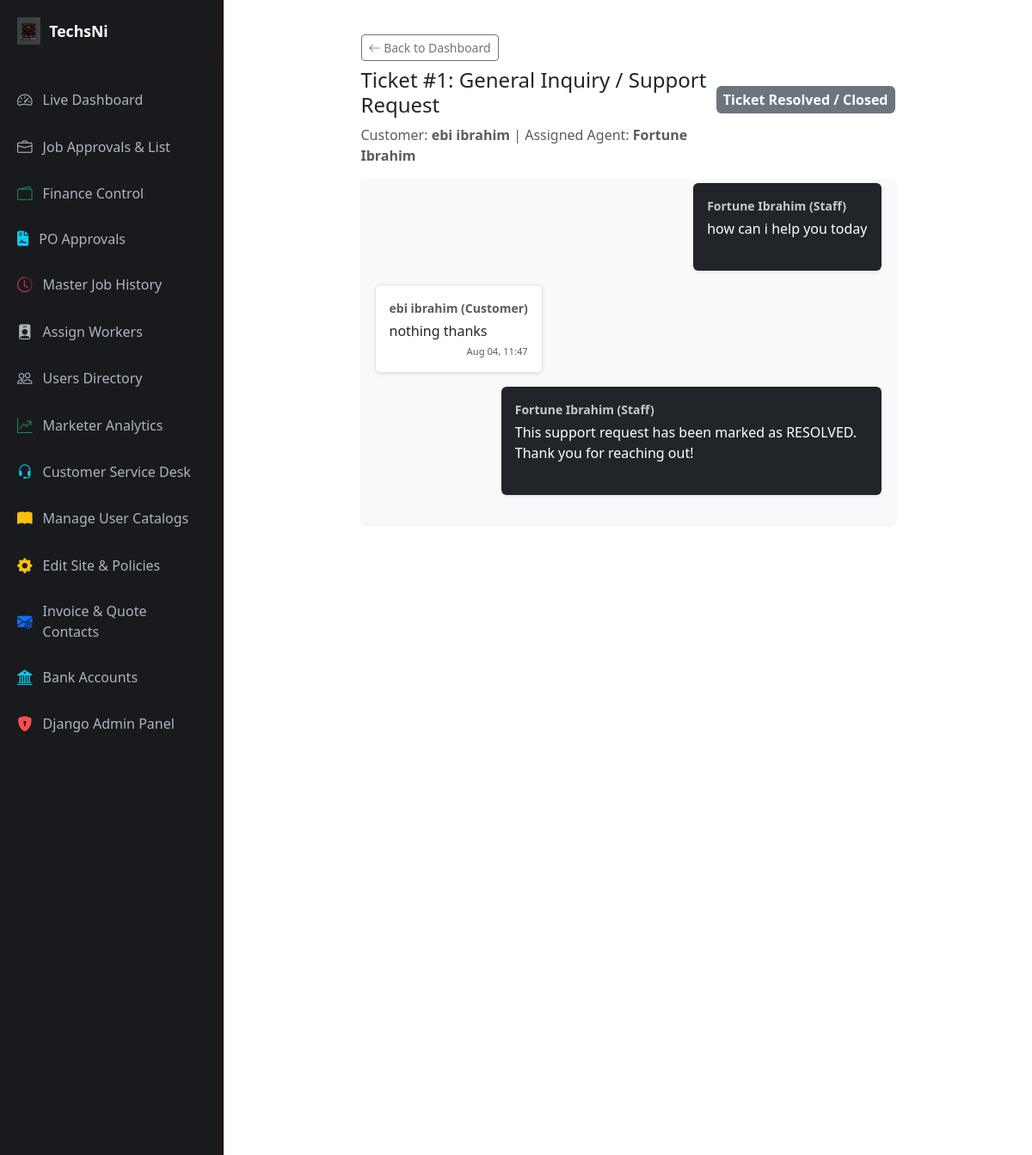
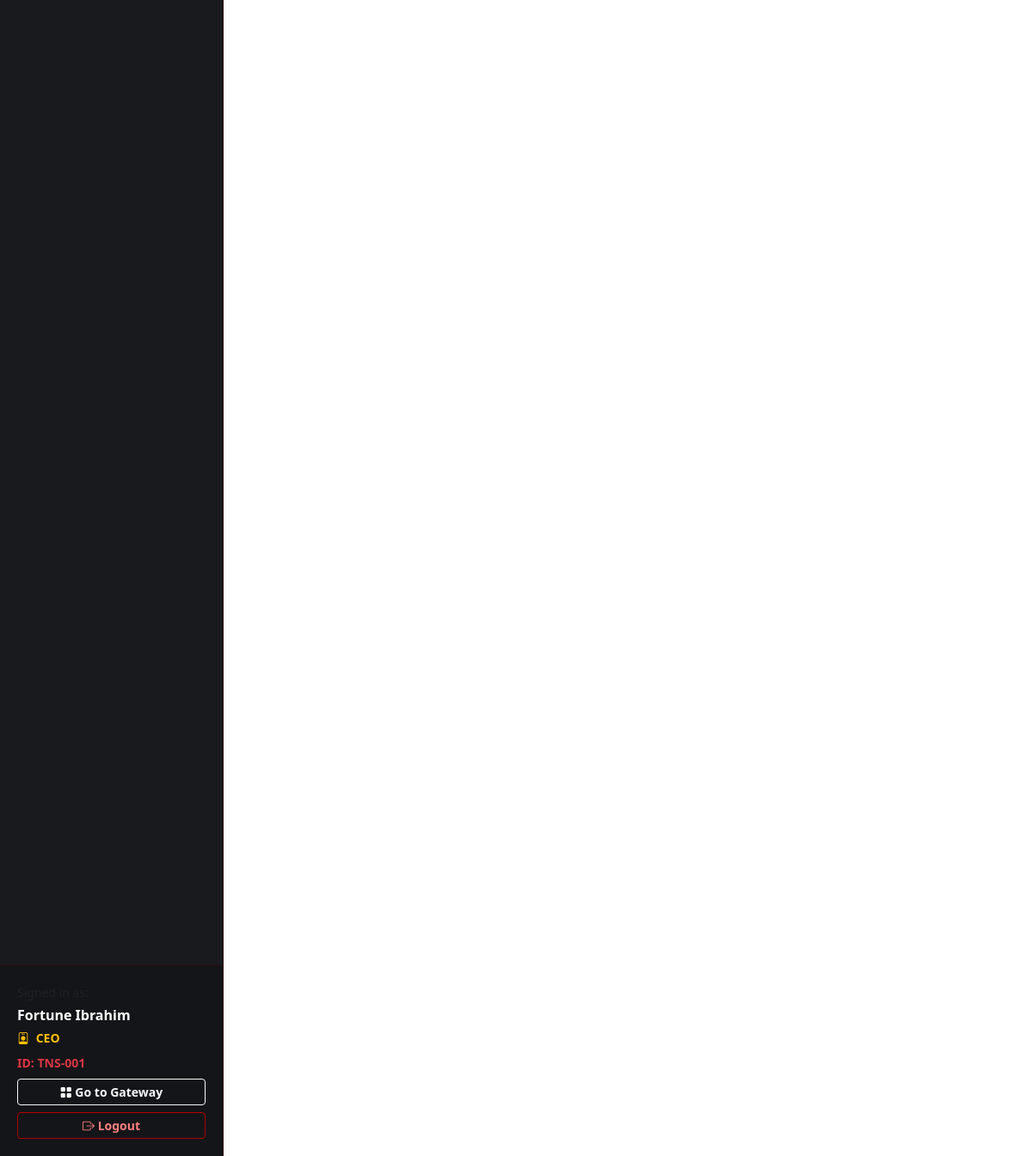
/services/dashboard/csr/ticket/1/ (signed in), run on the app's committed database (2 pictures, top to bottom).
### services/models.py (models this page shows, shortened)
class User(AbstractUser):
    groups = models.ManyToManyField(
        'auth.Group',
        related_name='custom_user_set',
        blank=True,
        help_text='The groups this user belongs to.',
        verbose_name='groups',
    )
    user_permissions = models.ManyToManyField(
        'auth.Permission',
        related_name='custom_user_permissions_set',
        blank=True,
        help_text='Specific permissions for this user.',
        verbose_name='user permissions',
    )
    ROLE_CHOICES = (
        ('ceo', 'CEO'),
        ('general_manager', 'General Manager'),
        ('manager', 'Manager'),
        ('assistant_manager', 'Assistant Manager'),
        ('customer_service', 'Customer Service Representative'),
        ('worker', 'Worker'),
        ('customer', 'Customer'),
        ('marketer', 'Marketer'),
    )
    role = models.CharField(max_length=30, choices=ROLE_CHOICES, default='customer')
    employee_id = models.CharField(max_length=50, unique=True, blank=True, null=True, verbose_name="ID Number")
    email = models.EmailField(unique=True, blank=False, null=False)
    phone_number = models.CharField(max_length=20, unique=True, null=True, blank=True)
    country = models.CharField(max_length=50, default='Nigeria')
    state = models.CharField(max_length=100, blank=True, null=True)
    capital = models.CharField(max_length=100, blank=True, null=True)
    lga = models.CharField(max_length=100, blank=True, null=True)
    address = models.TextField(blank=True, null=True)
    description = models.TextField(blank=True, null=True)
    narration = models.TextField(blank=True, null=True)
    is_verified = models.BooleanField(default=False)
    otp_code = models.CharField(max_length=6, blank=True, null=True)
    commission_percentage = models.DecimalField(
        max_digits=5, decimal_places=2, blank=True, null=True,
        verbose_name="Custom Commission Percentage (%)"
    )
    referred_by = models.ForeignKey('self', null=True, blank=True, on_delete=models.SET_NULL, related_name='referrals')

class SupportTicket(models.Model):
    APP_SOURCE_CHOICES = (
        ('service', 'Service Portal'),
        ('store', 'Store App'),
    )
    STATUS_CHOICES = (
        ('bot_active', 'Handling by AI Bot'),
        ('pending_agent', 'Waiting for CSR'),
        ('in_progress', 'Claimed / In Progress'),
        ('resolved', 'Resolved'),
        ('closed', 'Closed'),
    )
    customer = models.ForeignKey(User, on_delete=models.CASCADE, related_name='support_tickets')
    assigned_agent = models.ForeignKey(User, on_delete=models.SET_NULL, null=True, blank=True, related_name='assigned_tickets', limit_choices_to={'role': 'customer_service'})
    app_source = models.CharField(max_length=20, choices=APP_SOURCE_CHOICES, default='service', verbose_name="App Origin")
    subject = models.CharField(max_length=200, verbose_name="Inquiry Subject")
    status = models.CharField(max_length=30, choices=STATUS_CHOICES, default='bot_active')
    created_at = models.DateTimeField(auto_now_add=True)
    updated_at = models.DateTimeField(auto_now=True)

class TicketMessage(models.Model):
    SENDER_TYPE_CHOICES = (
        ('customer', 'Customer'),
        ('bot', 'AI Bot'),
        ('agent', 'Customer Service Rep'),
    )
    ticket = models.ForeignKey(SupportTicket, on_delete=models.CASCADE, related_name='messages')
    sender = models.ForeignKey(User, on_delete=models.SET_NULL, null=True, blank=True, related_name='sent_ticket_messages')
    sender_type = models.CharField(max_length=20, choices=SENDER_TYPE_CHOICES)
    message = models.TextField(verbose_name="Message Content")
    timestamp = models.DateTimeField(auto_now_add=True)

### services/views.py (the view, shortened to what this page needs)
# urls.py: path('dashboard/csr/ticket/<int:ticket_id>/', views.csr_ticket_detail_view, name='csr_ticket_detail'),
@login_required
def csr_ticket_detail_view(request, ticket_id):
    user = request.user
    allowed_roles = [
        'customer_service',
        'ceo',
        'general_manager',
        'manager',
        'assistant_manager',
    ]
    if user.role not in allowed_roles and not user.is_superuser:
        return redirect('dashboard_router')
    ticket = get_object_or_404(SupportTicket, id=ticket_id)
    messages = ticket.messages.all().order_by('timestamp')
    context = {
        'ticket': ticket,
        'messages': messages,
    }
    return render(request, 'services/dashboards/csr_ticket_detail.html', context)

### services/templates/services/dashboards/csr_ticket_detail.html (shortened to what this page needs)
{% extends 'services/dashboards/base_dashboard.html' %}
{% block content %}
<div class="row justify-content-center">
    <div class="col-lg-9">
        <div class="d-flex justify-content-between align-items-center mb-3">
            <div>
                <a href="{% url 'csr_dashboard' %}" class="btn btn-outline-secondary btn-sm mb-2"><i class="bi bi-arrow-left"></i> Back to Dashboard</a>
                <h4>Ticket #{{ ticket.id }}: {{ ticket.subject }}</h4>
                <p class="text-muted mb-0">Customer: <strong>{{ ticket.customer.get_full_name|default:ticket.customer.username }}</strong> | Assigned Agent: <strong>{{ ticket.assigned_agent.get_full_name|default:ticket.assigned_agent.username|default:"Unassigned" }}</strong></p>
            </div>
            {% if ticket.status != 'resolved' and ticket.status != 'closed' %}
            <form method="POST">
                {% csrf_token %}
                <input type="hidden" name="action" value="resolve_ticket">
                <button type="submit" class="btn btn-success fw-bold"><i class="bi bi-check-circle-fill"></i> Mark as Resolved</button>
            </form>
            {% else %}
            <span class="badge bg-secondary fs-6 p-2">Ticket Resolved / Closed</span>
            {% endif %}
        </div>
        <div class="card shadow-sm border-0 mb-4">
            <div class="card-body bg-light" style="height: 400px; overflow-y: auto;" id="agentChatContainer">
                {% for msg in messages %}
                    <div class="d-flex mb-3 {% if msg.sender_type == 'agent' %}justify-content-end{% else %}justify-content-start{% endif %}">
                        <div class="p-3 rounded shadow-sm {% if msg.sender_type == 'agent' %}bg-dark text-white{% elif msg.sender_type == 'bot' %}bg-secondary text-white{% else %}bg-white border text-dark{% endif %}" style="max-width: 75%;">
                            <div class="small fw-bold mb-1 opacity-75">
                                {% if msg.sender_type == 'agent' %}{{ msg.sender.get_full_name|default:msg.sender.username }} (Staff)
                                {% elif msg.sender_type == 'bot' %}AI System
                                {% else %}{{ ticket.customer.get_full_name|default:ticket.customer.username }} (Customer){% endif %}
                            </div>
                            <div>{{ msg.message }}</div>
                            <div class="text-end text-muted x-small mt-1" style="font-size: 0.7rem;">{{ msg.timestamp|date:"M d, H:i" }}</div>
                        </div>
                    </div>
                {% endfor %}
            </div>
        </div>
    </div>
</div>
{% endblock %}

### services/templates/services/dashboards/base_dashboard.html (shortened to what this page needs)
{% load static %}
<!DOCTYPE html>
<html lang="en">
<head>
    <link href="https://cdn.jsdelivr.net/npm/bootstrap@5.3.0/dist/css/bootstrap.min.css" rel="stylesheet">
    <link href="https://cdn.jsdelivr.net/npm/bootstrap-icons@1.10.5/font/bootstrap-icons.css" rel="stylesheet">
    <link rel="stylesheet" href="https://cdnjs.cloudflare.com/ajax/libs/font-awesome/6.4.0/css/all.min.css">
</head>
<body>
    <div class="sidebar" id="appSidebar">
        <div class="d-flex flex-column">
            <div class="sidebar-brand">
                <img src="{% static 'services/images/logo.jpg' %}" alt="Logo" onerror="this.style.display='none'">
                <span>TechsNi</span>
            </div>
            <ul class="sidebar-menu mt-3">
                {% if request.user.role == 'ceo' or request.user.is_superuser %}
                    <li>
                        <a href="{% url 'ceo_dashboard' %}">
                            <i class="bi bi-speedometer2"></i> Live Dashboard
                        </a>
                    </li>
                    <li>
                        <a href="{% url 'ceo_jobs' %}">
                            <i class="bi bi-briefcase"></i> Job Approvals & List
                        </a>
                    </li>
                    <li>
                        <a href="{% url 'finance_dashboard' %}">
                            <i class="bi bi-wallet2 text-success"></i> Finance Control
                        </a>
                    </li>
                    <li>
                        <a href="{% url 'finance_po_list' %}">
                            <i class="fas fa-file-contract text-info"></i> PO Approvals
                        </a>
                    </li>
                    <li>
                        <a href="{% url 'service_job_history' %}">
                            <i class="bi bi-clock-history text-danger"></i> Master Job History
                        </a>
                    </li>
                    <li>
                        <a href="{% url 'assign_worker' %}">
                            <i class="bi bi-person-badge-fill"></i> Assign Workers
                        </a>
                    </li>
                    <li>
                        <a href="{% url 'ceo_users' %}">
                            <i class="bi bi-people"></i> Users Directory
                        </a>
                    </li>
                    <li>
                        <a href="{% url 'marketer_analytics' %}">
                            <i class="bi bi-graph-up-arrow text-success"></i> Marketer Analytics
                        </a>
                    </li>
                    <li>
                        <a href="{% url 'csr_dashboard' %}">
                            <i class="bi bi-headset text-info"></i> Customer Service Desk
                        </a>
                    </li>
                    <li>
                        <a href="{% url 'manage_catalogs' %}">
                            <i class="bi bi-book-fill text-warning"></i> Manage User Catalogs
                        </a>
                    </li>
                    <li>
                        <a href="{% url 'edit_site_config' %}">
                            <i class="bi bi-gear-fill text-warning"></i> Edit Site & Policies
                        </a>
                    </li>
                    <li>
                        <a href="{% url 'company_contact_settings' %}">
                            <i class="bi bi-envelope-at-fill text-primary"></i> Invoice & Quote Contacts
                        </a>
                    </li>
                    <li>
                        <a href="{% url 'service_bank_accounts' %}">
                            <i class="bi bi-bank2 text-info"></i> Bank Accounts
                        </a>
                    </li>
                    <li>
                        <a href="{% url 'ceo_admin_shortcut' %}" target="_blank">
                            <i class="bi bi-shield-lock-fill" style="color: #ff4d4d;"></i> Django Admin Panel
                        </a>
                    </li>
                {% elif request.user.role == 'customer_service' %}
                    <li>
                        <a href="{% url 'csr_dashboard' %}">
                            <i class="bi bi-headset text-info"></i> CSR Dashboard & Tickets
                        </a>
                    </li>
                {% elif request.user.role == 'worker' %}
                    <li>
                        <a href="{% url 'worker_dashboard' %}">
                            <i class="bi bi-tools"></i> Worker Dashboard
                        </a>
                    </li>
                {% endif %}
            </ul>
        </div>
        <div class="sidebar-footer">
            <div class="small text-muted mb-1">Signed in as:</div>
            <div class="fw-bold text-white text-truncate mb-1">
                {% if request.user.first_name or request.user.last_name %}
                    {{ request.user.first_name }} {{ request.user.last_name }}
                {% else %}
                    @{{ request.user.username }}
                {% endif %}
            </div>
            <div class="small text-warning fw-bold mb-2">
                <i class="bi bi-person-badge me-1"></i>
                {% if request.user.role == 'ceo' %}
                    CEO
                {% elif request.user.role == 'customer_service' %}
                    Customer Service Rep
                {% elif request.user.role == 'finance' %}
                    Finance
                {% elif request.user.role == 'worker' %}
                    Worker
                {% elif request.user.role == 'manager' %}
                    Manager
                {% elif request.user.role == 'general_manager' %}
                    General Manager
                {% elif request.user.role == 'assistant_manager' %}
                    Assistant Manager
                {% elif request.user.is_superuser %}
                    CEO / Admin
                {% else %}
                    Customer
                {% endif %}
            </div>
            {% if request.user.employee_id %}
            <div class="small text-danger fw-bold mb-2">ID: {{ request.user.employee_id }}</div>
            {% endif %}
            <a href="{% url 'portal_gateway' %}" class="btn btn-outline-light btn-sm w-100 fw-bold mb-2">
                <i class="bi bi-grid-fill"></i> Go to Gateway
            </a>
            <form action="{% url 'logout' %}" method="post" class="w-100">
                <button type="submit" class="btn btn-outline-danger btn-sm w-100 fw-bold" style="border-color: #b30000; color: #ff8080;">
                    <i class="bi bi-box-arrow-right"></i> Logout
                </button>
            </form>
        </div>
    </div>
    <div class="main-content">
        <div class="container-fluid">
            {% block content %}{% endblock %}
        </div>
    </div>
</body>
</html>

### services/templates/services/dashboards/base_dashboard.html (style rules this page uses)
body { background-color: #f8f9fa; color: #212529; font-family: 'Segoe UI', Tahoma, Geneva, Verdana, sans-serif; min-height: 100vh; overflow-x: hidden; }
.sidebar { width: 260px; height: 100vh; position: fixed; top: 0; left: 0; background-color: #181a1e; color: #ffffff; display: flex; flex-direction: column; justify-content: space-between; z-index: 1040; border-right: 1px solid #2a0a0d; transition: transform 0.3s ease-in-out; overflow-y: auto; overflow-x: hidden; }
.sidebar-brand { font-size: 1.1rem; font-weight: bold; padding: 20px; border-bottom: 1px solid #2a0a0d; color: #ffffff; display: flex; align-items: center; gap: 10px; }
.sidebar-brand img { max-height: 32px; width: auto; }
.sidebar-menu { list-style: none; padding: 0; margin: 0; flex-grow: 1; }
.sidebar-menu li a { display: flex; align-items: center; padding: 14px 20px; color: #adb5bd; text-decoration: none; font-weight: 500; transition: all 0.2s ease-in-out; }
.sidebar-menu li a i { margin-right: 12px; font-size: 1.1rem; }
.sidebar-footer { padding: 20px; border-top: 1px solid #2a0a0d; background-color: #141518; margin-top: auto; }
.main-content { margin-left: 260px; padding: 40px; background-color: #ffffff; min-height: 100vh; transition: margin 0.3s ease-in-out; }

### data on the page
User: user.first_name "Fortune", user.last_name "Ibrahim", user.employee_id "TNS-001"
SupportTicket: id "1", subject "General Inquiry / Support Request", customer.get_full_name "ebi ibrahim", assigned_agent.get_full_name "Fortune Ibrahim"
TicketMessage: sender.get_full_name "Fortune Ibrahim", message "how can i help you today"
TicketMessage: message "nothing thanks", timestamp "Aug 04, 11:47"
TicketMessage: sender.get_full_name "Fortune Ibrahim", message "This support request has been marked as RESOLVED. Thank you for reaching out!"
